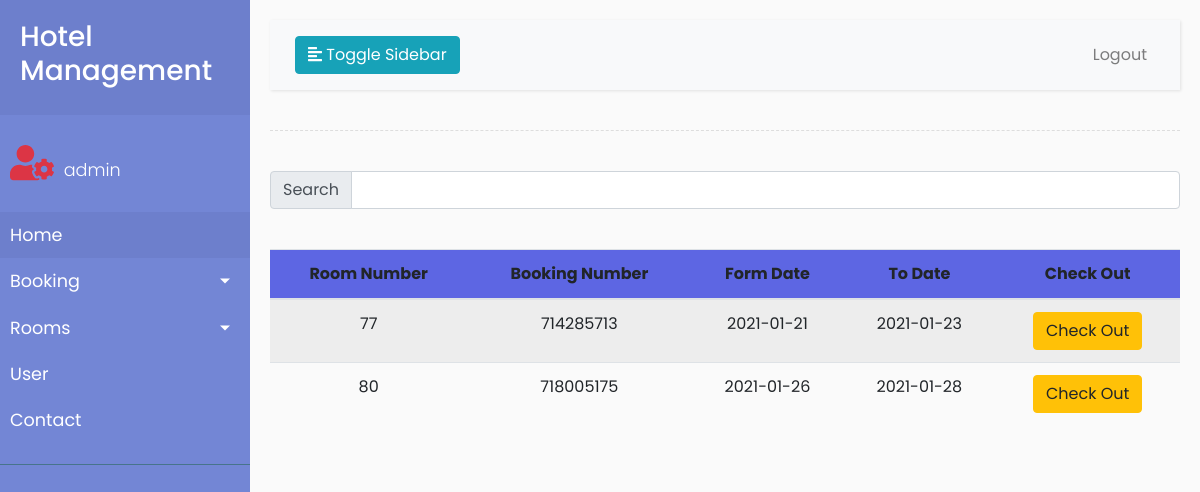
The app's page /admin/active_booking.php (signed in) with its own data.
### tables this page shows
CREATE TABLE `room_booking` (
  `id` int(11) NOT NULL,
  `BookingNumber` bigint(12) DEFAULT NULL,
  `userEmail` varchar(200) NOT NULL,
  `roomId` int(11) DEFAULT NULL,
  `FromDate` varchar(20) DEFAULT NULL,
  `ToDate` varchar(20) DEFAULT NULL,
  `message` varchar(255) DEFAULT NULL,
  `Status` varchar(11) DEFAULT NULL,
  `PostingDate` timestamp NOT NULL DEFAULT current_timestamp(),
  `LastUpdationDate` timestamp NULL DEFAULT NULL ON UPDATE current_timestamp(),
  `payment` varchar(11) NOT NULL DEFAULT '0'
);

### admin/active_booking.php (the view, shortened to what this page needs)
<!DOCTYPE html>
<html>
<head>
  <link rel="stylesheet" href="https://stackpath.bootstrapcdn.com/bootstrap/4.1.0/css/bootstrap.min.css">
  <link rel="stylesheet" href="style.css">
</head>
<body>
    <div class="wrapper">
       <?php
       include_once 'side_bar.php';
       ?>
       <div id="content">
        <nav class="navbar navbar-expand-lg navbar-light bg-light">
            <div class="container-fluid">
                <button type="button" id="sidebarCollapse" class="btn btn-info">
                    <i class="fas fa-align-left"></i>
                    <span>Toggle Sidebar</span>
                </button>
                <div class="collapse navbar-collapse" id="navbarSupportedContent">
                    <ul class="nav navbar-nav ml-auto">
                        <li class="nav-item">
                            <a class="nav-link" href="admin_logout.php">Logout</a>
                        </li>
                    </ul>
                </div>
            </div>
        </nav>
        <div class="line"></div>
   <div class="input-group mb-3">
  <div class="input-group-prepend">
    <span class="input-group-text" id="inputGroup-sizing-default">Search</span>
  </div>
  <input type="text" name="search_text" id="search_text" class="form-control" aria-label="Default" aria-describedby="inputGroup-sizing-default">
</div>
   <br />
            	<table  class="table table-striped table-hover">
            		<thead style="background: #5d66e3;" >
            			<tr class="text-center">
            				<th>Room Number</th>
            				<th>Booking Number</th>
            				<th>Form Date</th>
            				<th>To Date</th>
            				<th>Check Out</th>
            			</tr>
            		</thead>
            		<?php
            		$sql=$conn->query("SELECT * FROM  room_booking");
            			while ($row=mysqli_fetch_array($sql))
            			{
            				if ($row['Status']==1 && $row['payment'] !=0)
            				{
            					?>
            					 <tr class="text-center">
            						<td><?php echo $row['roomId'] ; ?></td>
            						<td><?php echo $row['BookingNumber'] ; ?></td>
            						<td><?php echo $row['FromDate'] ; ?></td>
            						<td><?php echo $row['ToDate'] ; ?></td>
            						<td><a class="btn btn-warning" href="active_booking.php?checkout=<?php echo $row['BookingNumber']?>">Check Out</a></td>
            					</tr>
            					<?php
            				}
            			}
            		?>
            	</table>
    </div>
</div>
</body>
</html>

### admin/style.css (style rules this page uses)
body { font-family: 'Poppins', sans-serif; background: #fafafa; }
a, a:hover, a:focus { color: inherit; text-decoration: none; transition: all 0.3s; }
.navbar { padding: 15px 10px; background: #fff; border: none; border-radius: 0; margin-bottom: 40px; box-shadow: 1px 1px 3px rgba(0, 0, 0, 0.1); }
.line { width: 100%; height: 1px; border-bottom: 1px dashed #ddd; margin: 40px 0; }
.wrapper { display: flex; width: 100%; align-items: stretch; }
#content { width: 100%; padding: 20px; min-height: 100vh; transition: all 0.3s; }

### records on screen
room_booking: roomId "77", BookingNumber "714285713", FromDate "2021-01-21", ToDate "2021-01-23"
room_booking: roomId "80", BookingNumber "718005175", FromDate "2021-01-26", ToDate "2021-01-28"

### other values on screen
$user "admin"
